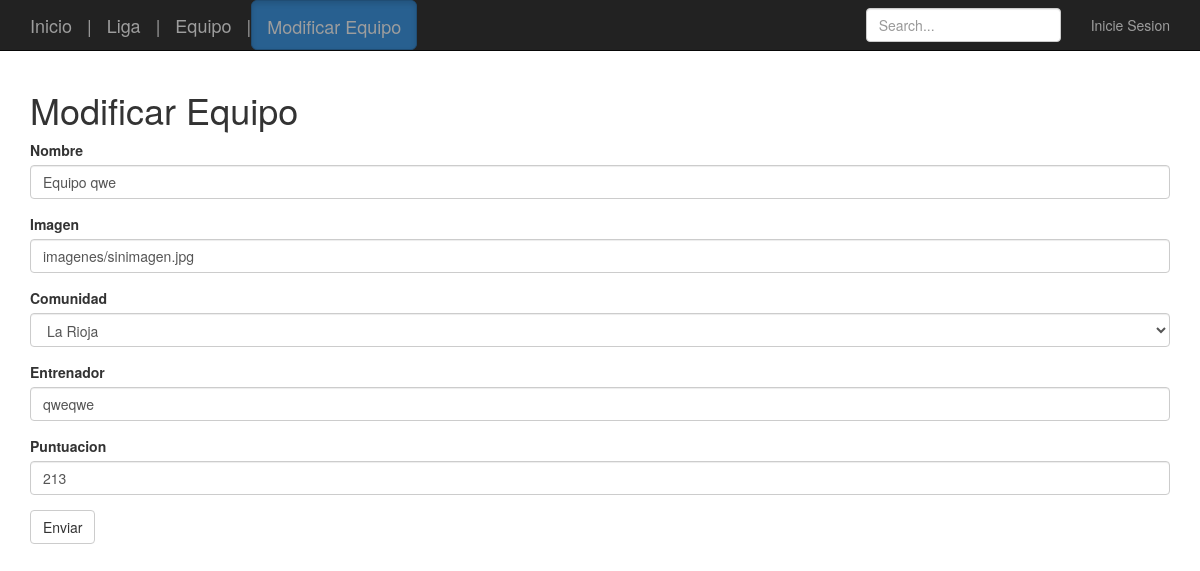
/updateEquipo.php?id=19, run on the app's committed database.
### tables this page shows
CREATE TABLE `equipo` (
  `id` int(11) NOT NULL,
  `nombre` tinytext NOT NULL,
  `imagen` tinytext NOT NULL,
  `comunidad` tinytext NOT NULL,
  `entrenador` tinytext NOT NULL,
  `liga` tinytext NOT NULL,
  `puntuacion` int(11) NOT NULL
);

### config.php (called while the page is built, shortened)
<?php
$user = 'manolo';

### dbhelpers.php (called while the page is built, shortened)
<?php
function getEquipo($id, $pdo){
    $sql = "SELECT * FROM equipo WHERE id = :id";
    $result = $pdo->prepare($sql);
    $result->execute([ 'id' => $id]);
    return $result->fetch(PDO::FETCH_ASSOC);
}

### arrays.php (called while the page is built, shortened)
<?php
$comunidadValues = ["Andalucia", "Aragon", "Asturias", "Canarias", "Cantabria", "Castilla la Mancha", "Castilla y Leon", "Cataluña", "Ceuta", "Comunidad Valenciana", "Extremadura", "Galicia", "Islas Baleares", "La Rioja", "Madrid", "Melilla", "Murcia", "Navarra", "Pais Vasco"];

### updateEquipo.php (the view, shortened to what this page needs)
<?php
include_once 'config.php';
include_once 'connect_db.php';
include_once 'helpers.php';
include_once 'arrays.php';
include_once 'dbhelpers.php';
$id = $_REQUEST['id'];
$equipos = getEquipo($id, $pdo);
$sql = "SELECT liga.* from liga, equipo WHERE equipo.id = :id AND equipo.liga = liga.nombre LIMIT 1";
$result = $pdo->prepare($sql);
$result->execute([
    'id' => $id
]);
$liga = $result->fetch(PDO::FETCH_ASSOC);
$errors = array();
?>
<!DOCTYPE html>
<html lang="es">
<head>
    <link rel="stylesheet" href="https://cdnjs.cloudflare.com/ajax/libs/twitter-bootstrap/3.3.7/css/bootstrap.min.css"/>
    <link rel="stylesheet" href="css/app.css">
</head>
<body>
<nav class="navbar navbar-inverse navbar-fixed-top">
    <div class="container">
        <div class="navbar-header">
            <a class="navbar-brand" href="index.php">Inicio</a><span class="navbar-brand"> | </span>
            <a class="navbar-brand" href="liga.php?id=<?= $liga['id'] ?>">Liga</a><span class="navbar-brand"> | </span>
            <a class="navbar-brand" href="equipo.php?id=<?= $id ?>">Equipo</a><span class="navbar-brand"> | </span>
            <a class="navbar-brand btn btn-primary btn-lg active" href="addEquipo.php?id=<?= $id['id'] ?>">Modificar Equipo</a>
        </div>
        <div id="navbar" class="navbar-collapse collapse">
            <ul class="nav navbar-nav navbar-right">
                <?php if ($user == "manolo"): ?>
                    <li><a href="login.php">Inicie Sesion</a></li>
                <?php else: ?>
                    <li><a href="login.php"><?= $user ?></a></li>
                <?php endif ?>
            </ul>
            <form class="navbar-form navbar-right">
                <input type="text" class="form-control" placeholder="Search...">
            </form>
        </div>
    </div>
</nav>
<div class="container">
    <h1>Modificar Equipo</h1>
    <form action="" method="post">
        <div class="form-group<?php echo(isset($errors['nombre']['required']) ? " has-error" : ""); ?>">
            <label for="name">Nombre</label>
            <input type="text" class="form-control" id="nombre" name="nombre" placeholder="Nombre Equipo"
                   value="<?= $equipos['nombre'] ?>">
        </div>
        <div class="form-group<?php echo(isset($errors['imagen']['required']) ? " has-error" : ""); ?>">
            <label for="imagen">Imagen</label>
            <input type="text" class="form-control" id="imagen" name="imagen" placeholder="Imagen Equipo"
                   value="<?= $equipos['imagen'] ?>">
        </div>
        <div class="form-group<?php echo(isset($errors['comunidad']['required']) ? " has-error" : ""); ?>">
            <label for="comunidad">Comunidad</label>
            <?= generarSelect($comunidadValues, $equipos['comunidad'], "comunidad"); ?>
        </div>
        <div class="form-group<?php echo(isset($errors['entrenador']['required']) ? " has-error" : ""); ?>">
            <label for="entrenador">Entrenador</label>
            <input type="text" class="form-control" id="entrenador" name="entrenador" placeholder="Nombre Entrenador"
                   value="<?= $equipos['entrenador'] ?>">
        </div>
        <div class="form-group<?php echo(isset($errors['puntuacion']['required']) ? " has-error" : ""); ?>">
            <label for="puntuacion">Puntuacion</label>
            <input type="text" class="form-control" id="puntuacion" name="puntuacion" placeholder="Nombre Puntuacion"
                   value="<?= $equipos['puntuacion'] ?>">
        </div>
        <button type="submit" class="btn btn-default">Enviar</button>
    </form>
</div>
</body>
</html>

### css/app.css (style rules this page uses)
body { padding-top: 70px; }

### data on the page
equipo: nombre "Equipo qwe", imagen "imagenes/sinimagen.jpg", entrenador "qweqwe", puntuacion "213"

### other printed values
form field comunidad "La Rioja"
